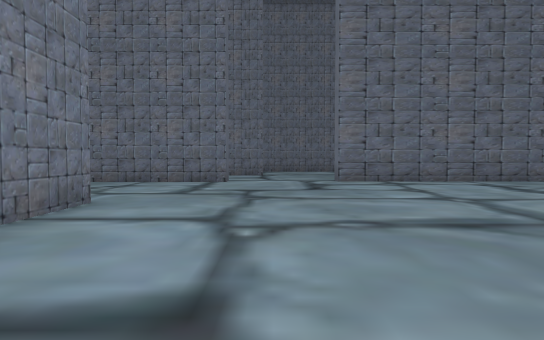
[1] (above)

18 first-person views from a walk through a Unity game level. The camera is 1.2 m above the floor, tilts 2° down and sees 75° across. The floor is counted in squares, 2 m on a side. Each view is taken from the middle of a square. On the plan, view 1 faces up. The plan holds only what a view shows up to about 10 squares ahead; the rest is blank. The place goes on beyond the plan. The player is left out.

[2]
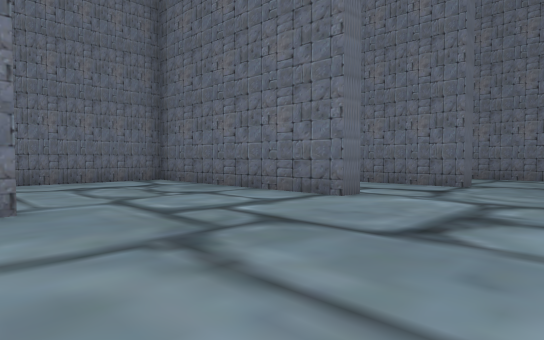

[3]
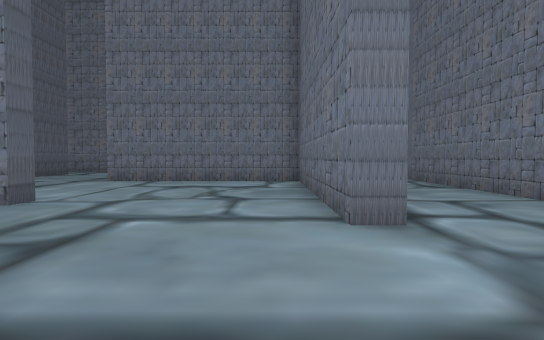

[4]
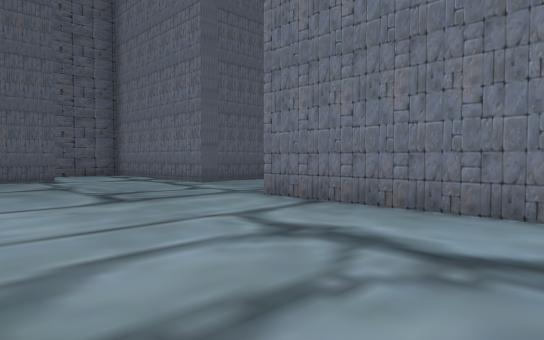

[5]
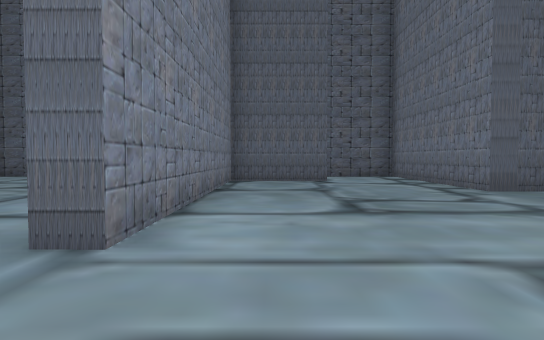

[6]
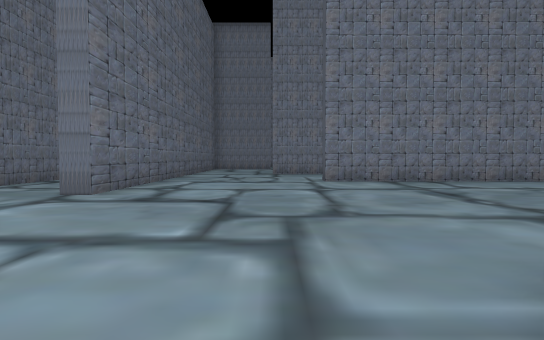

[7]
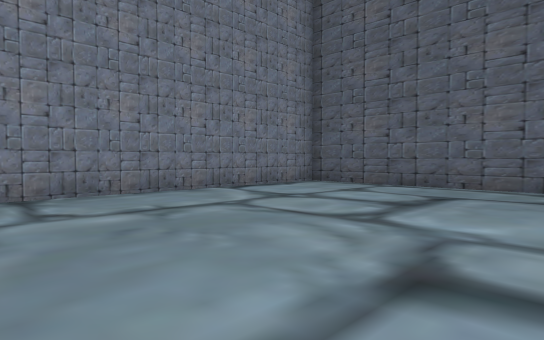

[8]
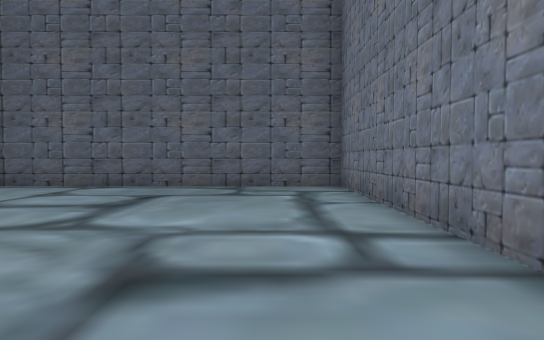

[9]
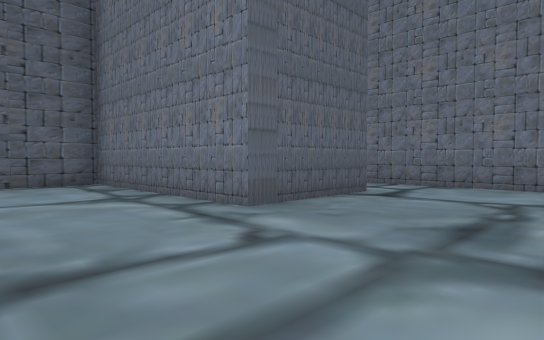

[10]
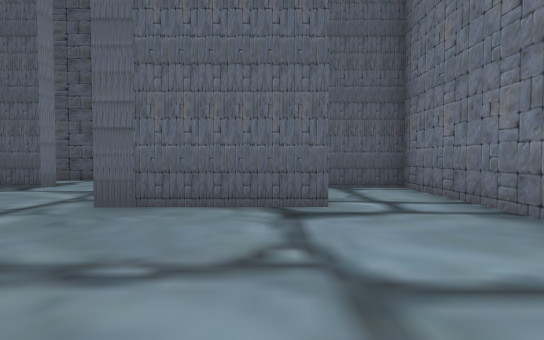

[11]
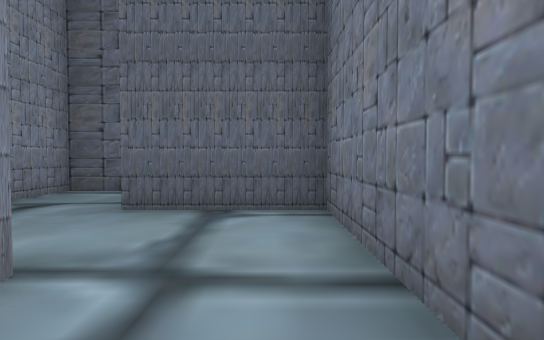

[12]
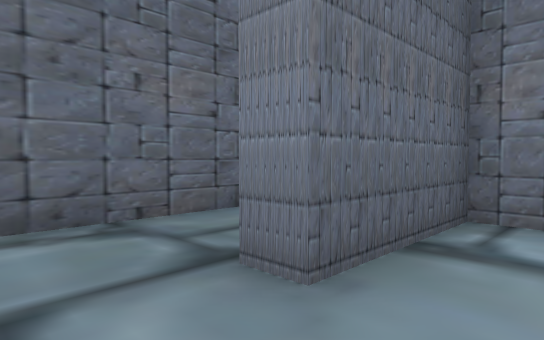

[13]
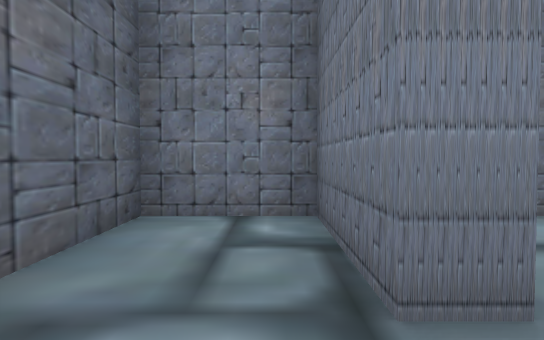

[14]
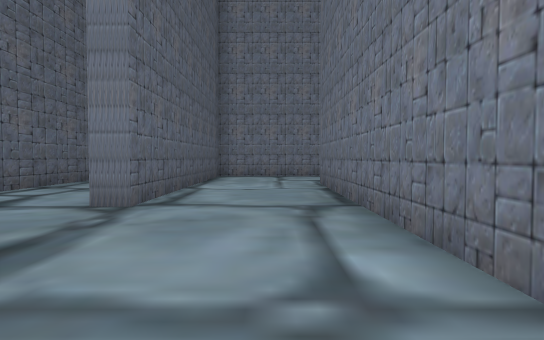

[15]
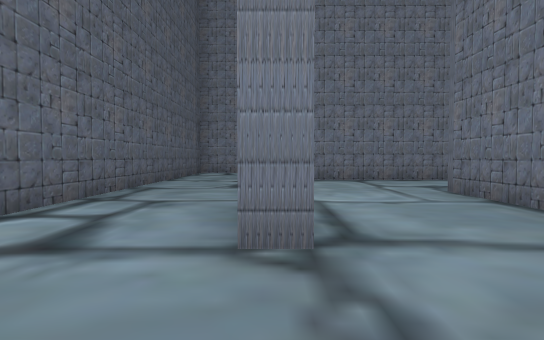

[16]
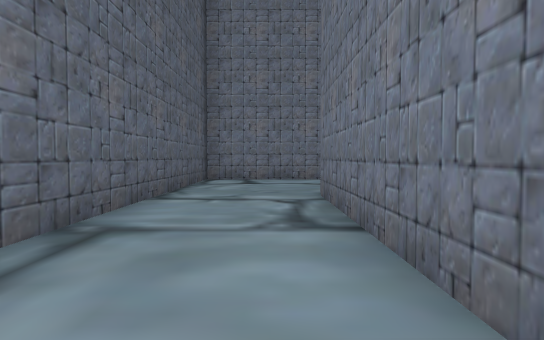

[17]
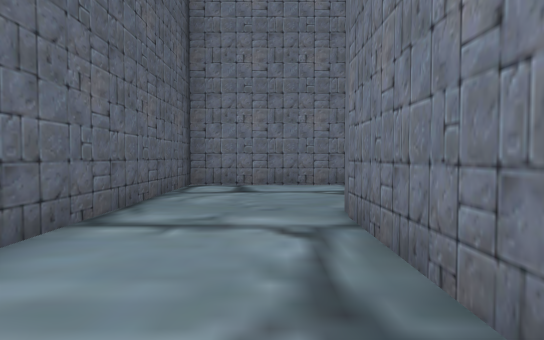

[18]
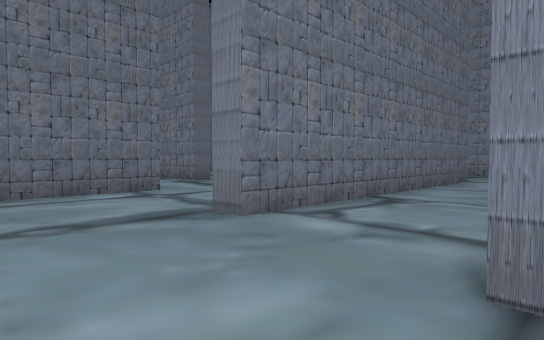

### Floor plan
Points are (right, up) in squares from view 1. A wall is a line through its corners. A room is listed if a view was taken in it or the views show most of it. See-through windows are left out.
Room 1 (views 1, 2, 3, 4, 5, 6, 7, 8, 9, 15, 16, 17, 18)
walls: (-1.1, 9.2) (-1.1, 8.7) (-7, 8.7) (-7, 3.8); (-2.4, 1.3) (-2.4, -4.3) (4.9, -4.3) (4.9, 4.7) (5.3, 4.7); (6.5, 8.9) (1.7, 8.9) (1.7, 9.5); (-7.9, 0.7) (-7.9, -2.5); (-5.4, -2.6) (-5.4, -2) (-2.9, -2) (-2.9, 4.7) (-2.4, 4.7) (-2.4, 3); (6.5, 11.8) (2.3, 11.8) (2.3, 12.4); (-6, 12.3) (-0.3, 12.3) (-0.3, 11.8) (-8, 11.8); (-9.5, 9.2) (-1.6, 9.2); (3.2, 15.1) (-4.4, 15.1)
ways out: opening at (-7.5, 2.5) to room 2; opening at (-6.5, 12) to room 2; opening at (3, 13.5) to room 2; opening at (-6.5, -2) to room 5
Room 2 (views 10, 11, 14)
walls: (-7.4, 16.8) (-7.5, 13); (-11.7, 12.7) (-11.7, 9.2); (-12, 9.2) (-9.5, 9.2); (5.7, 16.9) (5.1, 16.9) (5.1, 18.1); (-12.6, 3) (-12.6, 0.5); (-10.8, 0.7) (-7.9, 0.7)
ways out: opening at (-7.5, 2.5) to room 1; opening at (-6.5, 12) to room 1; opening at (3, 13.5) to room 1; opening at (-11.5, 1) to room 3
Room 3 (view 12)
walls: (-12.6, 0.5) (-12.6, -2) (-10.3, -2) (-10.3, -2.5)
ways out: opening at (-11.5, 1) to room 2; opening at (-9.5, -2) to room 4
Room 4 (view 13)
walls: (-10.3, -2.5) (-12.6, -2.5) (-12.6, -4.3) (-8.4, -4.3) (-8.4, -2.8)
ways out: opening at (-9.5, -2) to room 3
Room 5 (no view inside)
walls: (-7.9, -2.5) (-7.9, -4.3) (-4.2, -4.3)
ways out: opening at (-6.5, -2) to room 1

Where each view was taken, in squares from view 1:
view 1: 0 up, 0 right, facing up
view 2: 4 up, 2 right, facing up-left
view 3: 8 up, 2 right, facing left
view 4: 8 up, 3 left, facing down-left
view 5: 7 up, 4 left, facing down
view 6: 6 up, 4 left, facing right
view 7: 3 up, 1 left, facing down-right
view 8: 3 up, 1 left, facing down
view 9: 4 up, 5 left, facing down-left
view 10: 5 up, 10 left, facing down
view 11: 2 up, 12 left, facing down
view 12: 1 down, 9 left, facing down-left
view 13: 3 down, 9 left, facing left
view 14: 14 up, 4 right, facing left
view 15: 12 up, 2 right, facing left
view 16: 11 up, 2 left, facing left
view 17: 11 up, 4 left, facing left
view 18: 9 up, 0 right, facing up-right
